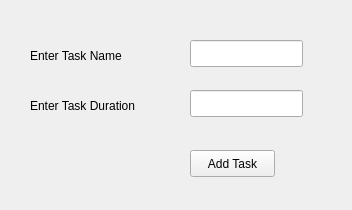
<?xml version="1.0" encoding="UTF-8"?>
<ui version="4.0">
 <class>AddNewTaskWidget</class>
 <widget class="QWidget" name="AddNewTaskWidget">
  <property name="geometry">
   <rect>
    <x>0</x>
    <y>0</y>
    <width>352</width>
    <height>210</height>
   </rect>
  </property>
  <property name="windowTitle">
   <string>Form</string>
  </property>
  <widget class="QLineEdit" name="lineEdit">
   <property name="geometry">
    <rect>
     <x>190</x>
     <y>40</y>
     <width>113</width>
     <height>27</height>
    </rect>
   </property>
  </widget>
  <widget class="QLineEdit" name="lineEdit_2">
   <property name="geometry">
    <rect>
     <x>190</x>
     <y>90</y>
     <width>113</width>
     <height>27</height>
    </rect>
   </property>
  </widget>
  <widget class="QPushButton" name="pushButton">
   <property name="geometry">
    <rect>
     <x>190</x>
     <y>150</y>
     <width>85</width>
     <height>27</height>
    </rect>
   </property>
   <property name="text">
    <string>Add Task</string>
   </property>
  </widget>
  <widget class="QLabel" name="label">
   <property name="geometry">
    <rect>
     <x>30</x>
     <y>40</y>
     <width>121</width>
     <height>31</height>
    </rect>
   </property>
   <property name="text">
    <string>Enter Task Name</string>
   </property>
  </widget>
  <widget class="QLabel" name="label_2">
   <property name="geometry">
    <rect>
     <x>30</x>
     <y>90</y>
     <width>121</width>
     <height>31</height>
    </rect>
   </property>
   <property name="text">
    <string>Enter Task Duration</string>
   </property>
  </widget>
 </widget>
 <resources/>
 <connections/>
</ui>
